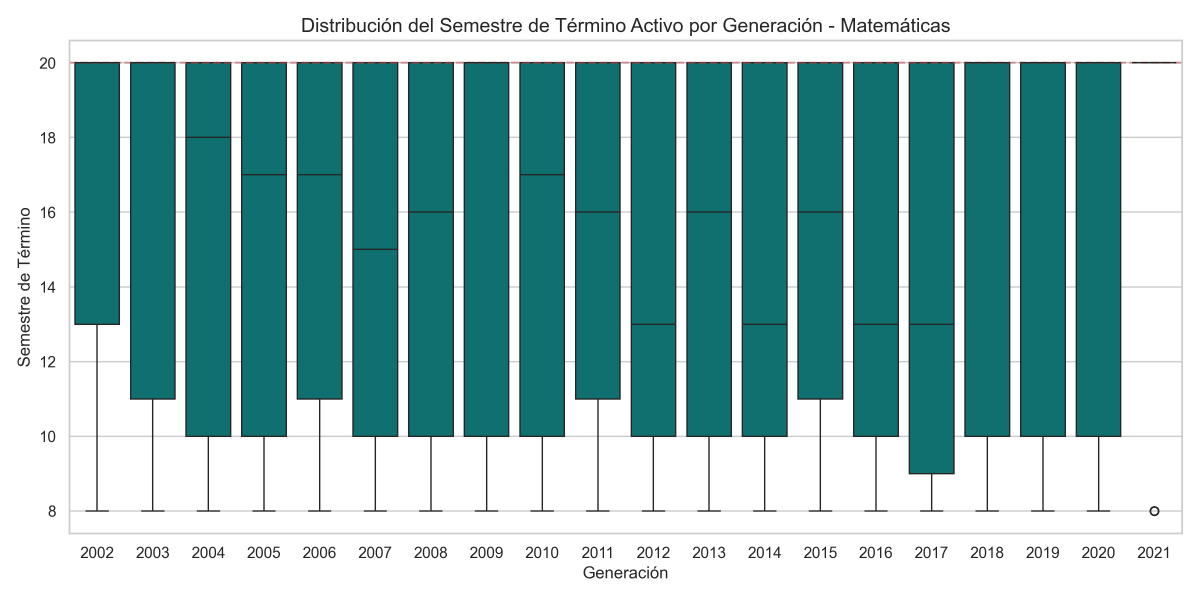
#> input picture imagenes/eda_boxplot_gen_matematicas.png, 3600 x 1800 px, found by its file name (shown at 1/3 size); its folder holds 8 pictures in this run
$ python 28_combinar_imagenes_gemelas.py
#> lines starting #> are read from the running program, lines starting #| are printed output that depends on the picture
from PIL import Image
import os
from pathlib import Path

IMAGENES_DIR = Path('/Users/sleepydog/Documents/estadistica/imagenes')

def combinar_horizontal(file1, file2, output_name):
#> called with file1 = 'eda_boxplot_gen_matematicas.png', file2 = 'eda_boxplot_gen_fisica.png', output_name = 'eda_boxplot_combined.png'
    path1 = IMAGENES_DIR / file1
    path2 = IMAGENES_DIR / file2

    if not path1.exists() or not path2.exists():
        print(f"Saltando: alguno de los archivos no existe ({file1}, {file2})")
        return

    with Image.open(path1) as img1, Image.open(path2) as img2:
        # Aseguramos que tengan la misma altura redimensionando la segunda
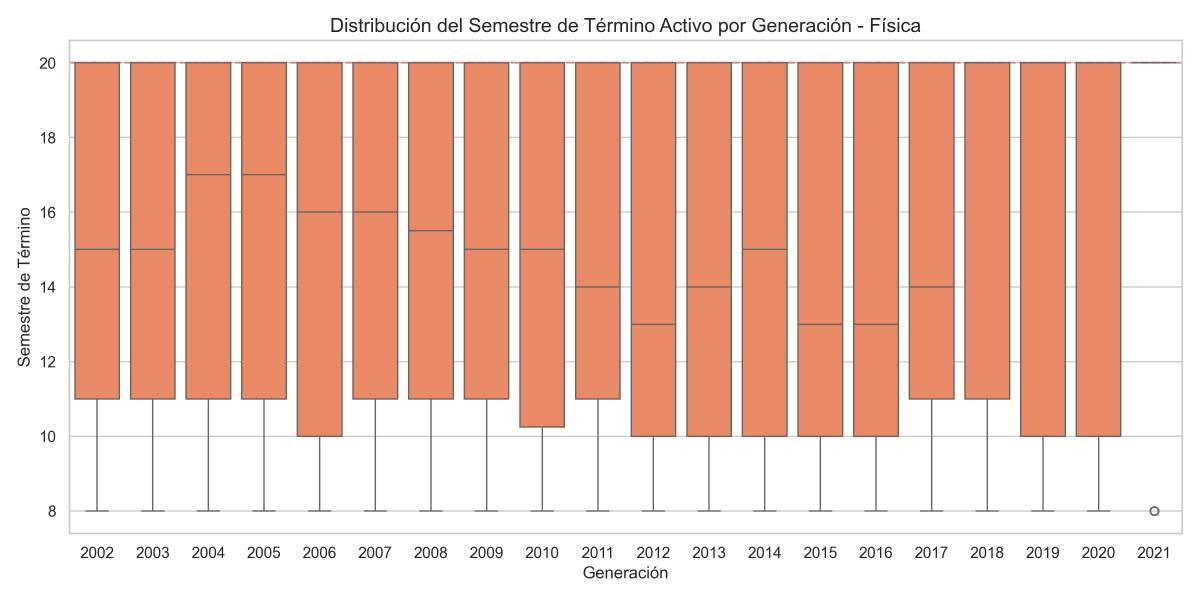
#> input picture imagenes/eda_boxplot_gen_fisica.png, 3600 x 1800 px, found by its file name (shown at 1/3 size)
#> img1 is the input picture: PIL image 3600x1800 RGBA; mean R, G, B, A 147.1, 186.3, 186.3, 255
#> img2 is the input picture: PIL image 3600x1800 RGBA; mean R, G, B, A 238.4, 199.9, 185.9, 255
        w1, h1 = img1.size
#> w1 = 3600; h1 = 1800
        w2, h2 = img2.size
#> w2 = 3600; h2 = 1800

        new_w2 = int((h1 / h2) * w2)
#> new_w2 = 3600
        img2_res = img2.resize((new_w2, h1), Image.Resampling.LANCZOS)

        # Crear imagen nueva
        combined = Image.new('RGB', (w1 + new_w2, h1), (255, 255, 255))
#> combined: PIL image 7200x1800 RGB; every value is 255
        combined.paste(img1, (0, 0))
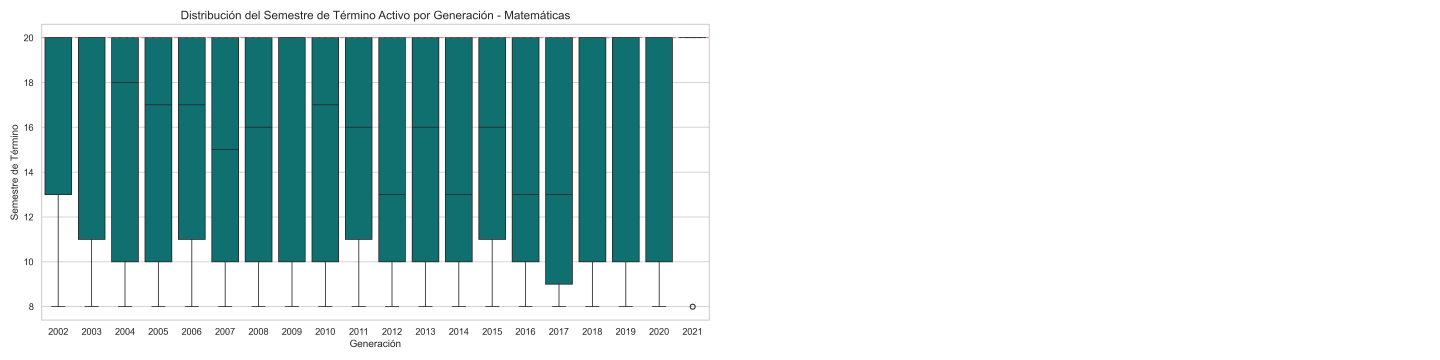
#> combined: PIL image 7200x1800 RGB (shown at 1/5 size); mean R, G, B 201.1, 220.6, 220.6
        combined.paste(img2_res, (w1, 0))
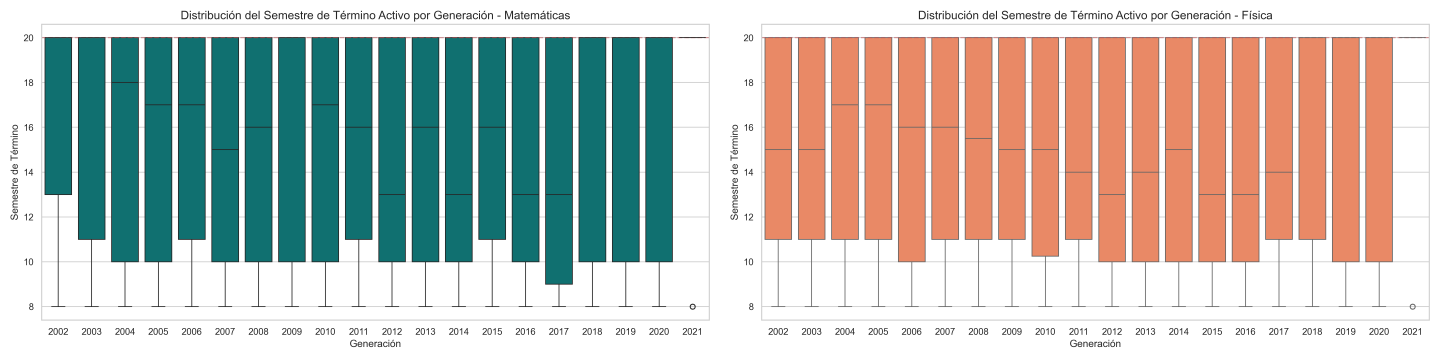
#> combined: PIL image 7200x1800 RGB (shown at 1/5 size); mean R, G, B 192.7, 193.1, 186.1

        combined.save(IMAGENES_DIR / output_name, "PNG", optimize=True)
        print(f"Creada imagen combinada: {output_name}")

# Lista de gemelas a combinar
gemelas = [
    ('eda_boxplot_gen_matematicas.png', 'eda_boxplot_gen_fisica.png', 'eda_boxplot_combined.png'),
    ('evolucion_metricas_matematicas.png', 'evolucion_metricas_fisica.png', 'evolucion_metricas_combined.png'),
    ('heatmap_matematicas.png', 'heatmap_fisica.png', 'heatmap_combined.png'),
    ('pca_scree_matematicas.png', 'pca_scree_fisica.png', 'pca_scree_combined.png'),
    ('pca_scatter_matematicas.png', 'pca_scatter_fisica.png', 'pca_scatter_combined.png'),
    ('supervivencia_perfiles_matematicas.png', 'supervivencia_perfiles_fisica.png', 'supervivencia_perfiles_combined.png'),
    ('supervivencia_nat_vs_reg_matematicas.png', 'supervivencia_nat_vs_reg_fisica.png', 'supervivencia_nat_vs_reg_combined.png'),
    ('analisis_dual_supervivencia_series_matematicas.png', 'analisis_dual_supervivencia_series_fisica.png', 'analisis_dual_combined.png')
]

print("Iniciando fusión de imágenes gemelas...")
for f1, f2, out in gemelas:
    combinar_horizontal(f1, f2, out)

print("Fusión finalizada.")
